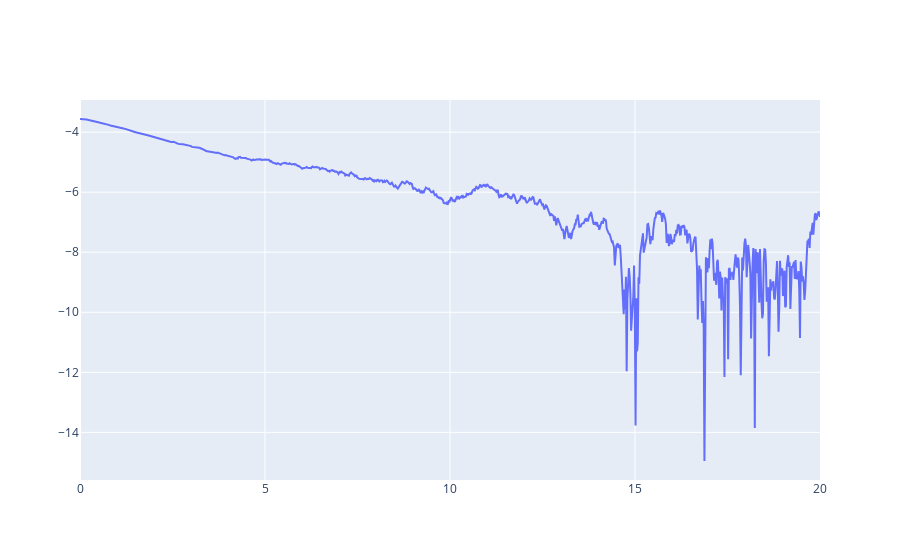

Source (notebook cell):
### Code cell
fig = go.Figure()
y = np.log(np.abs(dimer_corr[0,1]))
y_ = y[1:] - y[:-1]

fig.add_trace(
    go.Scatter(x = t_list, y = y)
)
fig.show()

### Figure 1 — Plotly figure (JSON) as saved in the notebook; plotly's stock layout.template omitted (floating-point values rounded to 4 significant figures; data arrays with more than 128 entries replaced by an {"elided": "..."} marker saying what was removed)
{"data": [{"type": "scatter", "x": {"elided": "1000 float values"}, "y": {"elided": "1000 float values"}}], "layout": {}}
